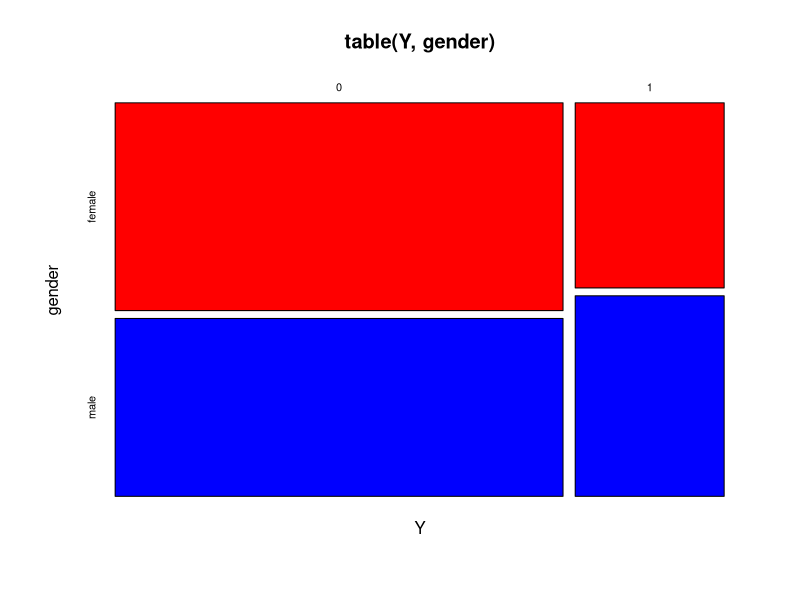
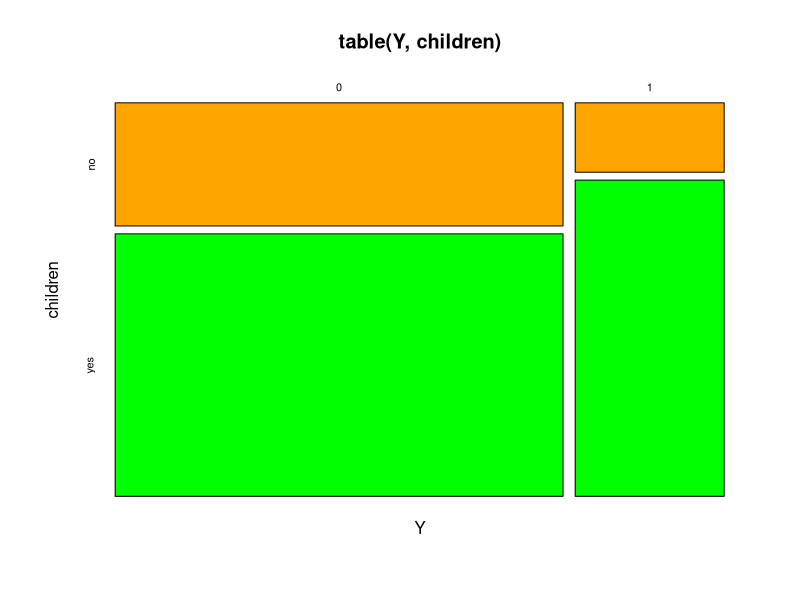
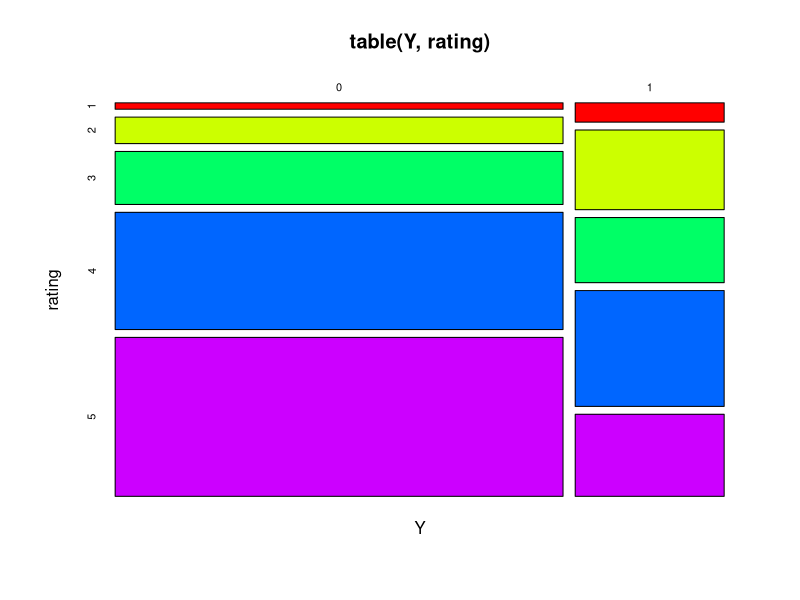

These figures' R source, in order: (Note: this script raises an error after producing the figures.)
###############################################################################################
#   Regression Exercise-05                                                                    #
#   Date: 1st July 2023                                                                       #
###############################################################################################

# Preparations
rm(list = ls(all.names = TRUE))

# Exercise 1
# Load the dataset Affairs from the R package AER (library(AER); data(Affairs)).
# Check the data documentation: ?Affairs.

# load the dataset
library(AER)
data("Affairs")

# summary if the data
str(Affairs)

# attach the variables
attach(Affairs)

# check the variable affairs
table(affairs)

# make new variable Y
Affairs$Y <- as.numeric(Affairs$affairs > 0)
attach(Affairs)

table(Y)


# (a) Explore graphically the effect of single explanatory variables on Y (use for example: spineplot, barplot, or mosaicplot).

mosaicplot(table(Y, gender), col=c("red","blue"))
mosaicplot(table(Y, children), col=(c("orange","green")))
mosaicplot(table(Y, rating), col=rainbow(5))


head(Affairs)

logit1 <- glm(formula = baffairs ~ yearsmarried, family = binomial(link = "logit"), data = Affairs)
logit2 <- glm(formula = baffairs ~ yearsmarried + rating, family = binomial(link = "logit"), data = Affairs)
logit3 <- glm(formula = baffairs ~ yearsmarried + children, family = binomial(link = "logit"), data = Affairs)
logit4 <- glm(formula = baffairs ~ yearsmarried + rating + children, family = binomial(link = "logit"), data = Affairs)


pred1 <- predict(logit1, newdata=data.frame(yearsmarried = 15, children = "yes", rating = 2), type="response"); pred1
pred2 <- predict(logit2, newdata=data.frame(yearsmarried = 15, children = "yes", rating = 2), type="response"); pred2
pred3 <- predict(logit3, newdata=data.frame(yearsmarried = 15, children = "yes", rating = 2), type="response"); pred3
pred4 <- predict(logit4, newdata=data.frame(yearsmarried = 15, children = "yes", rating = 2), type="response"); pred4

summary(logit3)

b3_hat <- summary(logit3)$coefficients; b3_hat

y3_hat <- b3_hat[1] + (b3_hat[2] * 15) + (b3_hat[3]*1); y3_hat
#  -0.736417
y3_predict <- 1 / (1 + exp(-y3_hat)); y3_predict


####################################################################################################################

# Exercise 2
# Redo the analysis from Exercise 1 using probit models (use link='probit' in the family
# parameter of glm). In particular: How could you do the prediction here without using R?


probit1 <- glm(formula = baffairs ~ yearsmarried, family = binomial(link = "probit"), data = Affairs)
probit2 <- glm(formula = baffairs ~ yearsmarried + rating, family = binomial(link = "probit"), data = Affairs)
probit3 <- glm(formula = baffairs ~ yearsmarried + children, family = binomial(link = "probit"), data = Affairs)
probit4 <- glm(formula = baffairs ~ yearsmarried + rating + children, family = binomial(link = "probit"), data = Affairs)


pred1 <- predict(probit1, newdata=data.frame(yearsmarried = 15, children = "yes", rating = 2), type="response"); pred1
pred2 <- predict(probit2, newdata=data.frame(yearsmarried = 15, children = "yes", rating = 2), type="response"); pred2
pred3 <- predict(probit3, newdata=data.frame(yearsmarried = 15, children = "yes", rating = 2), type="response"); pred3
pred4 <- predict(probit4, newdata=data.frame(yearsmarried = 15, children = "yes", rating = 2), type="response"); pred4

summary(probit3)

b3_hat <- summary(logit3)$coefficients; b3_hat

y3_hatp <- b3_hat[1] + (b3_hat[2] * 15) + (b3_hat[3]*1); y3_hat
#  -0.736417
y3_predictp <- 1 / (1 + exp(-y3_hatp)); y3_predictp

y3_predict



####################################################################################################################

# Exercise 3
# Compare your estimated models from Exercise 1. Instead of the F test for linear models we
# do now use chi-2 tests. The syntax is similar: anova(glm1,glm2,test="Chisq") Additionally,
# also compare AIC values and apply stepAIC.

anova(logit1, logit2, test=("Chisq"))
# model 2 is significantly better than model 1

AIC(logit1, logit2)
# Model 2 has lower AIC value


AIC(logit1, logit2, logit3, logit4)
# Still model 2 is better as the AIC is smaller and have less df

anova(logit2, logit4, test = "Chisq")
# model 2 is best as there is no significance results

library(MASS)

logit_All = glm(formula = baffairs ~ . -affairs, family = binomial(link = "logit"), data = Affairs)
summary(logit_All)

stepAll <- stepAIC(logit_All)
summary(stepAll)

stepAIC(logit1, logit2)

AIC(logit1, logit2, logit3, logit4, logit_All)

anova(logit2, logit_All, test="Chisq")

####################################################################################################################

# Exercise 4
# Load again the dataset Affairs from the R package AER. We aim to estimate a poisson
# regression now, so that we use Y = affairs. Do the following analyses:

# (a) Explore graphically the effect of single explanatory variables on Y (cf. Exercise 1(a)).

Affairs$Y1 <- as.numeric(affairs)
attach(Affairs)
table(Y1)

mosaicplot(table(Y1, gender), col=c("red","blue"))
mosaicplot(table(Y1, children), col=(c("orange","green")))
mosaicplot(table(Y1, rating), col=rainbow(5))
mosaicplot(table(Y1, yearsmarried), col=rainbow(5))

poil1 <- glm(Y1 ~ yearsmarried, family = poisson(), data = Affairs)
poil2 <- glm(Y1 ~ yearsmarried + rating, family = poisson(), data = Affairs)
poil3 <- glm(Y1 ~ yearsmarried + children, family = poisson(), data = Affairs)
poil4 <- glm(Y1 ~ yearsmarried + rating + children, family = poisson(), data = Affairs)


p1 <- predict(poil1, newdata=data.frame(yearsmarried = 15, children = "yes", rating = 2), type="response"); p1
p2 <- predict(poil2, newdata=data.frame(yearsmarried = 15, children = "yes", rating = 2), type="response"); p2
p3 <- predict(poil3, newdata=data.frame(yearsmarried = 15, children = "yes", rating = 2), type="response"); p3
p4 <- predict(poil4, newdata=data.frame(yearsmarried = 15, children = "yes", rating = 2), type="response"); p4


b1_hat <- coef(poi1); b1_hat

y_val <- b1_hat[1] + b1_hat[2]*15; y_val

y1_hat <- exp(y_val); y1_hat


# AIC value
AIC(poil1, poil2, poil3, poil4)
# model 2 and model 4 has better AIC score

anova(poil2, poil4, test="Chisq")
# No significane betterment 

anova(poil1, poil2, test="Chisq")
# Model 2 is better with 0.1% significant level
